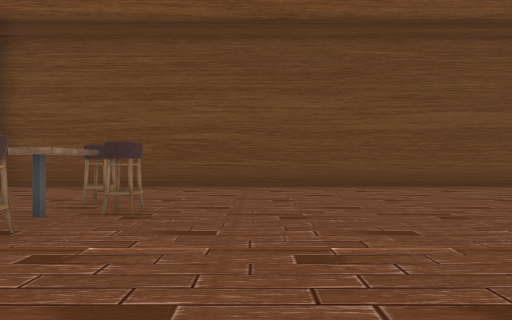
view 1 (above)

12 first-person views from a walk through a Godot game level. The camera is 1.4 m above the floor, looks level and sees 80° across. Doors that lead somewhere are drawn open, without their leaves. The floor is counted in squares, 2 m on a side. Each view is taken from the middle of a square. On the plan, view 1 faces up. The plan holds only what a view shows up to about 10 squares ahead; the rest is blank.

view 2
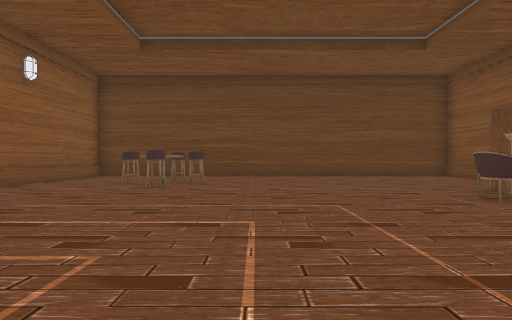

view 3
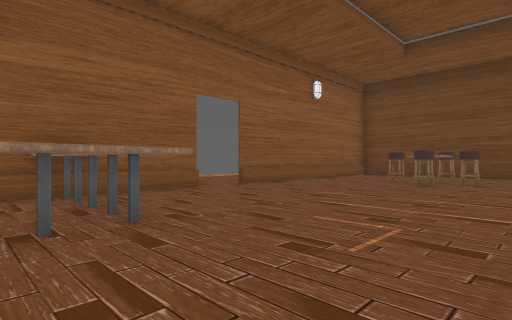

view 4
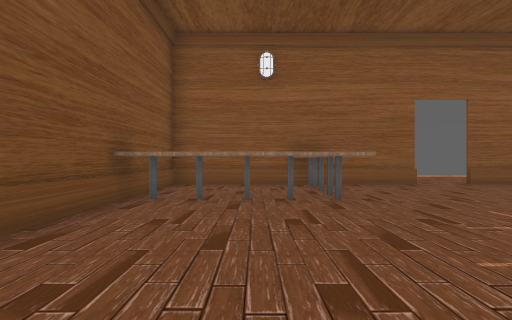

view 5
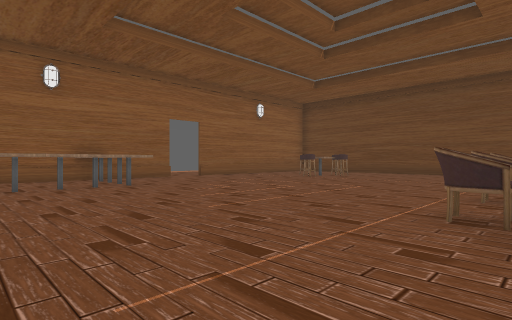

view 6
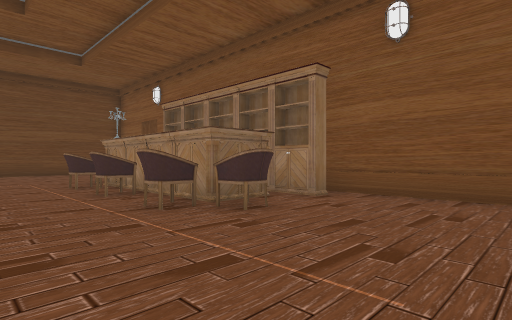

view 7
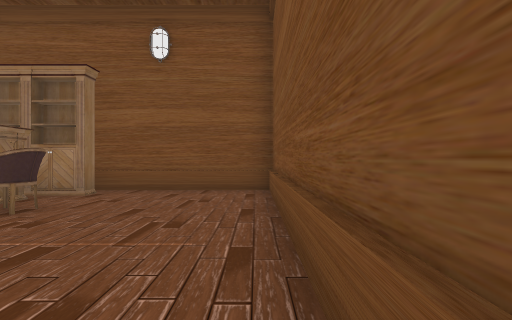

view 8
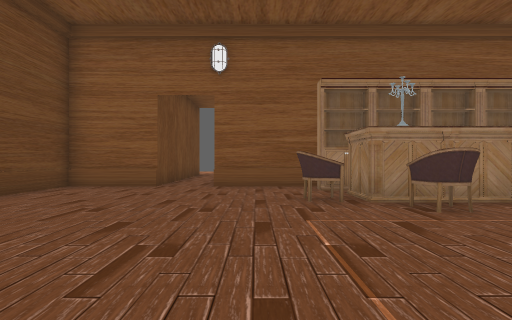

view 9
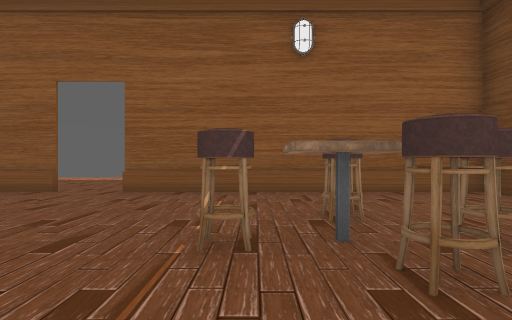

view 10
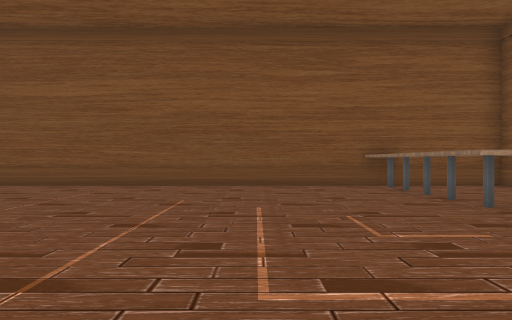

view 11
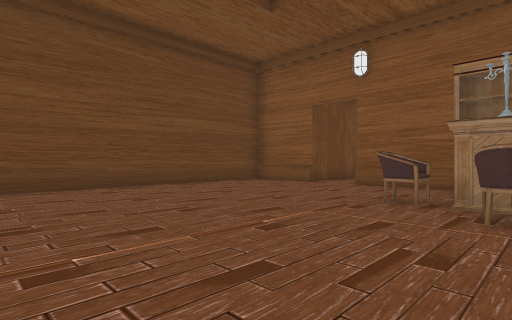

view 12
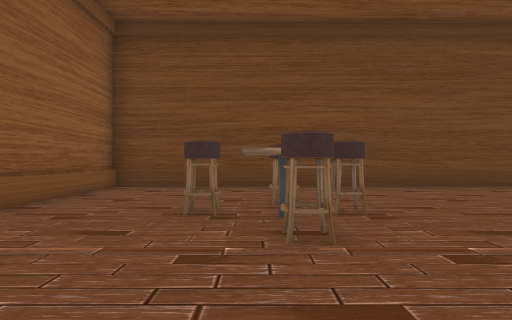

### Floor plan
Points are (right, up) in squares from view 1. A wall is a line through its corners. A room is listed if a view was taken in it or the views show most of it. See-through windows are left out.
Room 1 (views 1, 2, 3, 4, 5, 6, 7, 8, 9, 10, 11, 12)
walls: (-6.8, -1.4) (-6.8, -4.4); (6.2, -3.9) (5.1, -3.9) (5.1, 1) (6.4, 1); (8.2, 1.2) (8.2, 4.1); (-6.8, -5.4) (-6.8, -8.4) (7.9, -8.4); (7.5, -4.6) (7.1, -4.6) (7.1, -3.3); (8.2, 5.6) (8.2, 8) (-6.8, 8) (-6.8, 0); (8.2, -8.5) (8.2, -4.1)
ways out: opening at (-7, -0.5); open door at (8, 5)
objects: table (-6, -5) to (-6, -4); table (-5, -5) to (-5, -4); table (-4, -8) to (-3, -8); table (-4, -7) to (-3, -7); table (-4, -6) to (-3, -6); table (-4, -5) to (-4, -4); chair (-4, 4); table (-3, -5) to (-3, -4); chair (-3, 3); table (-3, 4); chair (-3, 5); chair (-2, 4); chair (4, -4); chair (4, -2); chair (4, 0); chair (5, -5); chair (5, 2)

Positions as (right, up) in squares from view 1, and headings:
1: (0, 0), facing up
2: (0, -5), facing up
3: (0, -6), facing up-left
4: (2, -6), facing left
5: (5, -8), facing up-left
6: (2, -8), facing up-right
7: (1, -8), facing right
8: (0, 3), facing right
9: (0, 3), facing left
10: (0, 0), facing down
11: (0, 0), facing up-right
12: (-3, 0), facing up
